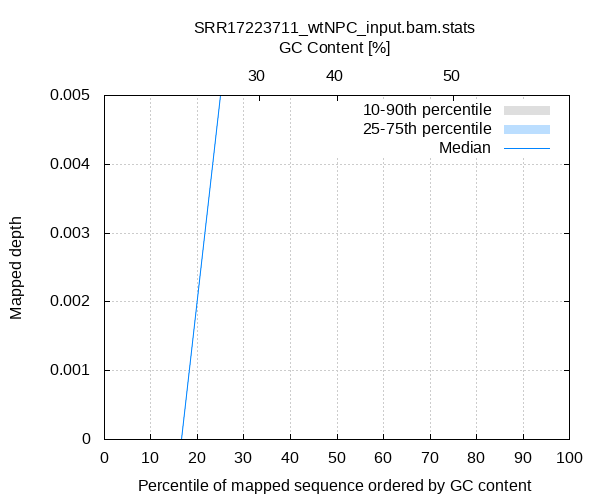

Here is the gnuplot script that generated this plot:

            set terminal png size 600,500 truecolor
            set output "SRR17223711_wtNPC_input_stats/gc-depth.png"
            set grid xtics ytics y2tics back lc rgb "#cccccc"
            set ylabel "Mapped depth"
            set xlabel "Percentile of mapped sequence ordered by GC content"
            set x2label "GC Content [%]"
            set title "SRR17223711_wtNPC_input.bam.stats" noenhanced
            set x2tics ("30" 33.333,"40" 50.000,"50" 75.000)
            set xtics nomirror
            set xrange [0.1:99.9]

            plot '-' using 1:2:3 with filledcurve lt 1 lc rgb "#dedede" t '10-90th percentile' , \
                 '-' using 1:2:3 with filledcurve lt 1 lc rgb "#bbdeff" t '25-75th percentile' , \
                 '-' using 1:2 with lines lc rgb "#0084ff" t 'Median'
        16.667	0.000	0.000
25.000	0.005	0.005
33.333	0.005	0.005
41.667	0.005	0.005
50.000	0.005	0.005
58.333	0.005	0.005
66.667	0.005	0.005
75.000	0.005	0.005
83.333	0.005	0.005
100.000	0.005	0.005
end
16.667	0.000	0.000
25.000	0.005	0.005
33.333	0.005	0.005
41.667	0.005	0.005
50.000	0.005	0.005
58.333	0.005	0.005
66.667	0.005	0.005
75.000	0.005	0.005
83.333	0.005	0.005
100.000	0.005	0.005
end
16.667	0.000
25.000	0.005
33.333	0.005
41.667	0.005
50.000	0.005
58.333	0.005
66.667	0.005
75.000	0.005
83.333	0.005
100.000	0.005
end
